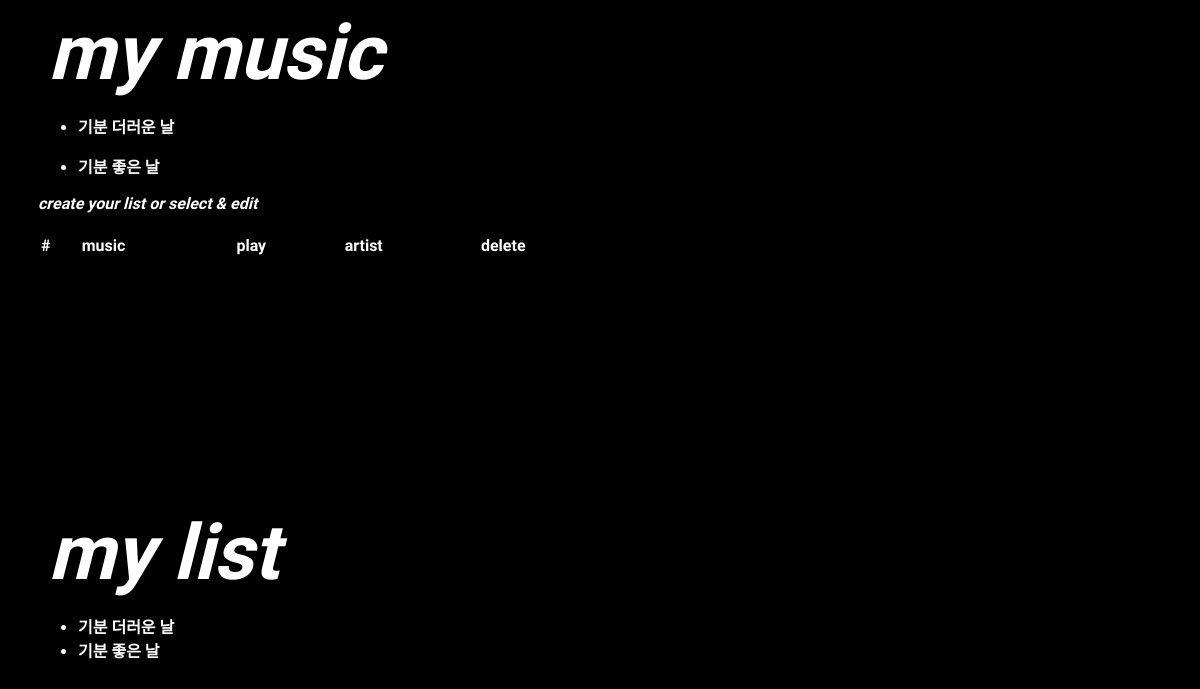
The app's page /music/3/ (signed in), older data.
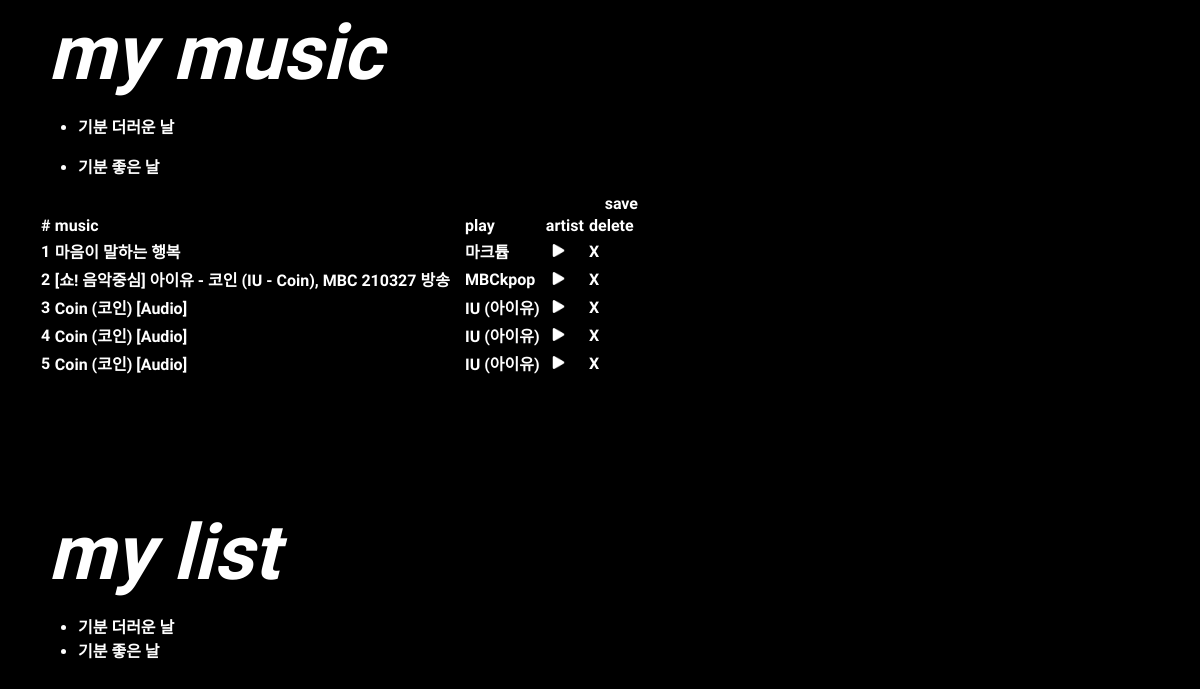
The same page, newer data.
### music/models.py (models this page shows, shortened)
class MyPlaylist(models.Model):
    mp_name = models.CharField(max_length=100, null=True)
    mp_like = models.IntegerField(default=0)
    list_pub_date = models.DateTimeField(auto_now=True)
    user_fk = models.ForeignKey(User, on_delete=models.CASCADE, null=True)
    def __str__(self):
        return str(self.mp_name)

class Playlist(models.Model):
    music_fk = models.ForeignKey(Music, on_delete=models.CASCADE, null=True)
    myplaylist_fk = models.ForeignKey(MyPlaylist, on_delete=models.CASCADE, null=True)
    user_fk = models.ForeignKey(User, on_delete=models.CASCADE, null=True)

class Music(models.Model):
    m_like = models.IntegerField(default=0)
    m_title = models.CharField(max_length=100)
    m_videoCd = models.CharField(max_length=100, null=True)
    artist_fk = models.ForeignKey(Artist, on_delete=models.CASCADE)
    def __str__(self):
        return self.m_title

class Artist(models.Model):
    a_name = models.CharField(max_length=50)
    def __str__(self):
        return self.a_name

### music/views.py (the view)
# urls.py: path('<int:list_id>/', views.mypage_list, name='mypage_list'),
def mypage_list(request, list_id):
    playlist = MyPlaylist.objects.filter(user_fk=request.user)
    liked_playlist = Profile.objects.filter(user=request.user)
    selected_list = Playlist.objects.filter(myplaylist_fk=list_id)
    return render(request, 'mypage.html', {
        'playlist': playlist,
        'selected_list': selected_list,
        'liked_playlist': liked_playlist,
    })

### templates/mypage.html (shortened to what this page needs)
<!DOCTYPE html>
<html lang="en">
<head>
</head>
<body>
<div id="content" style="width: 600px">
    <div id="playlists" style="width: 600px; height: 500px">
    <h1><a class="nav-link active" href="/">my music</a></h1>
        {% for list in playlist %}
        <ul>
            <li><a href="/music/{{ list.id }}">{{ list }}</a></li>
        </ul>
        {% endfor %}
        <div id="song" class="overflow-auto" style="height: 320px; margin-top: 0px;">
            <table class="table">
                <thead>
                <tr style="margin-top: 20px;">
                    <th scope="col">#</th>
                    <th scope="col">music</th>
                    <th scope="col">play</th>
                    <th scope="col">artist</th>
                    <th scope="col">delete</th>
                </tr>
                </thead>
                {% if selected_list %}
                {% for select in selected_list %}
                <tbody>
                <th scope="row">{{ forloop.counter }}</th>
                <td>{{ select.music_fk }}</td>
                <td>{{ select.music_fk.artist_fk }}</td>
                <td><button class="btn btn-outline-success btn-sm"
                            onclick="window.open('/music/musicvideo/{{ select.music_fk.m_videoCd }}/{{ select.music_fk.m_title }}/{{ select.music_fk.artist_fk }}/', 'video_popup', 'width=720, height=500, left='+popup_x+', top='+popup_y+'')"
                            style="background-color:black; border:none;"><img src="/static/play.png" width="13px"></button></td>
                <td><a href="/music/{{ select.id }}/{{ select.myplaylist_fk.id }}" class="btn btn-outline-danger btn-sm">X</a> </td>
                </tbody>
                {% endfor %}
                <a href="/music/mypage/" type="submit" class="btn btn-outline-info" style="float: right" onclick="myFunction()">save</a>
                {% else %}
                <div style="margin-bottom: 20px; font-style: italic;">create your list or select & edit</div>
                {% endif %}
            </table>
        </div>
    </div>
    <h1>my list</h1>
    {% for liked_list in liked_playlist %}
    <ul>
        {% for list in liked_list.like_playlist.all %}
        <li><a href="{% url 'music:playlist' list.id %}">{{ list }}</a><br/></li>
        {% endfor %}
    </ul>
    {% endfor %}
</div>
</body>

Row changes from the older to the newer data that the page shows:
added Playlist: music_fk "마음이 말하는 행복", music_fk.artist_fk "마크튭"
added Playlist: music_fk "[쇼! 음악중심] 아이유 - 코인 (IU - Coin), MBC 210327 방송", music_fk.artist_fk "MBCkpop"
added Playlist: music_fk "Coin (코인) [Audio]", music_fk.artist_fk "IU (아이유)"
added Playlist: music_fk "Coin (코인) [Audio]", music_fk.artist_fk "IU (아이유)"
added Playlist: music_fk "Coin (코인) [Audio]", music_fk.artist_fk "IU (아이유)"
Text that changed along with them:
text no longer shown: "create your list or select & edit"
text now shown: "save"
